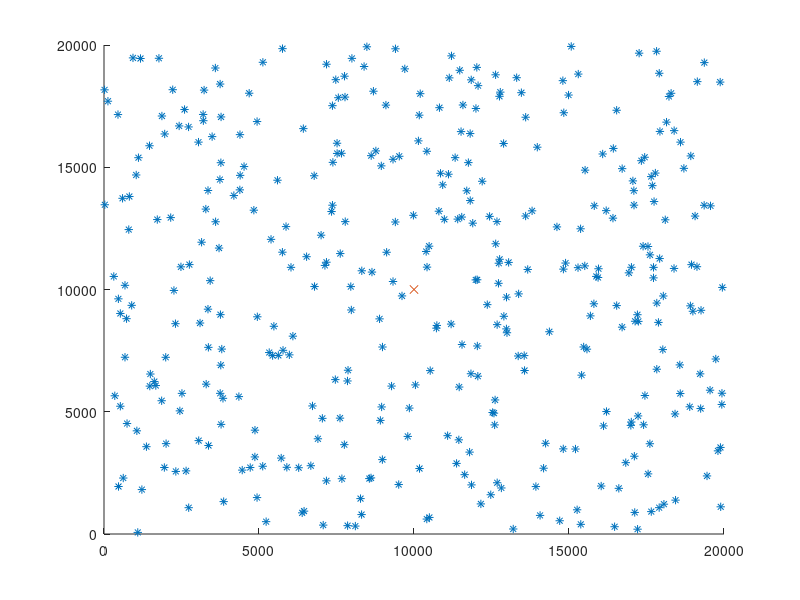

Write MATLAB code to recreate this figure.
clear all
l1=20;                                 %comprimento da area a considerar (km)
l2=20;                                 %largura da area a considerar (km)
density=1;                            %densidade de pontos por km^2

nr_points=ceil(density*(l1*l2));        %nr pontos a gerar tendo em conta densidade e area (arredonda para cima)

X=floor(rand(nr_points,1)*1000*l1);
Y=floor(rand(nr_points,1)*1000*l2);

possible_debits=[100,400,600,1000,1200,3000,6000,2000,];

points=[X,Y];

debits=zeros(nr_points,1);
for i=1:nr_points
    debits(i)=possible_debits(ceil(rand*size(possible_debits,2)));
end

x=[l1*500,l2*500];

figure
hold on
plot(points(:,1),points(:,2),'*');
plot(x(1,1),x(1,2),'x');

save sim_40dots.mat

%distance=dist2all(points,x);


function distance = dist2all(points,x)
% devolve array de distancia do ponto x a todos os pontos do array points
distance=zeros(size(points,1),1);
    
    for c= 1:size(points,1)
        distance(c,1)=sqrt(((points(c,1)-x(1,1))^2)+((points(c,2)-x(1,2))^2))/1000;
    end

end